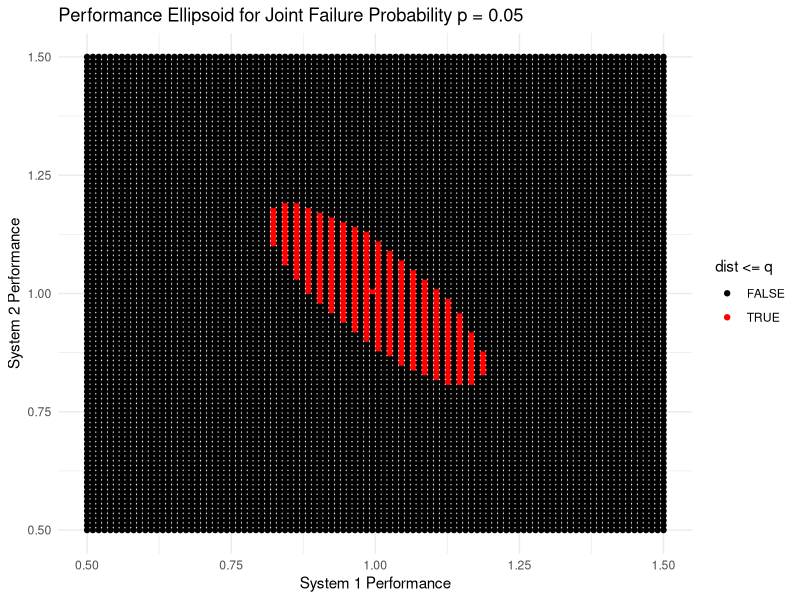

Reproduce this figure in R.

#' Method for obtaining the inverse cdf for a `univariate_dist` object.
#'
#' We use Newton's method to solve for the root of `cdf(x)(t) - p`.
#'
#' @param x The object to obtain the inverse cdf of.
#' @param ... Additional arguments to pass.
#' @export
inv_cdf.univariate_dist <- function(x, t0 = NULL, eps = 1e-3, ...) {
  # we assume that sup(x) is a contiguous interval
  if (is.null(t0)) {
      t0 <- sampler(x)(1)
  }
  stopifnot(has(Sx, t0))
  function(p, par = params(x), ...) {
    stopifnot(p >= 0 && p <= 1)

    par <- params(x, par)
    Sx <- sup(x, par, ...)
    Fx <- cdf(x, par, ...)
    fx <- density(x, par, ...)

    t1 <- NULL
    repeat {
      alpha <- 1
      repeat
      {
        t1 <- t0 - alpha * (Fx(t0, ...) - p) / fx(t0, ...)
        print(t1)
        if (has(Sx, t1)) {
          break
        }
        alpha <- alpha / 2
      }
      if (abs(t1 - t0) < eps) {
        break
      }
      t0 <- t1
    }
    t1
  }
}

#' Method for obtaining the inverse cdf of an `mvn` object.
#' @param x The object to obtain the inverse cdf of
#' @param ... Additional arguments to pass (not used)
#' @return A function that computes the inverse cdf of the `mvn` distribution, but
#' the quantile produced is the statistical distance (Mahalonbis distance) that
#' defines the surface of the smallest ellipsoid containing `p` probability mass.
#' @importFrom mvtnorm qmvnorm
#' @export
inv_cdf.mvn <- function(x, ...) {
    function(p, mu = x$mu, sigma = x$sigma, log.p = FALSE, ...) {
        q <- qmvnorm(p, mean = mu, sigma = sigma, tail = "lower.tail", ...)
        if (q$message != "Normal Completion") {
            warning(q$message)
        }
        if (log.p) {
            return(log(q$quantile))
        } else {
            return(q$quantile)
        }
    }
}



# Load required libraries
library(mvtnorm)
library(ggplot2)

# Assume we have 2 correlated systems, with given means and covariance matrix
means <- c(1, 1)
cov_mat <- matrix(c(1, 0.8, 0.8, 1), ncol = 2)

# We want to find the combined performance threshold such that the joint failure probability is 0.05
p <- 0.1
q <- qmvnorm(p = p, mean = means, sigma = cov_mat)

# Generate a grid of points
x <- seq(.5, 1.5, length.out = 100)
y <- seq(.5, 1.5, length.out = 100)
grid <- expand.grid(x = x, y = y)

# For each point in the grid, calculate its Mahalanobis distance from the mean
mahalanobis_distances <- mahalanobis(x = grid, center = means, cov = solve(cov_mat))

# Create a data frame with the grid points and their Mahalanobis distances
grid$dist <- mahalanobis_distances

# Plot the points in the grid, coloring points inside the ellipsoid differently
ggplot(grid, aes(x = x, y = y, color = dist <= q)) +
  geom_point() +
  scale_color_manual(values = c("TRUE" = "red", "FALSE" = "black")) +
  labs(x = "System 1 Performance", y = "System 2 Performance", 
       title = "Performance Ellipsoid for Joint Failure Probability p = 0.05") +
  theme_minimal()









#' This is the expectation of a function `g` with respect to an
#' normal distribution `x`.
#'
#' @param x The disrtibution object.
#' @param g The function to take the expectation of.
#' @param ... Additional arguments to pass into `g`
#' @importFrom stats integrate
expectation.normal <- function(x, g, ...) {

  stopifnot(is.function(g))
  f <- density(x)
  integrate(function(t) g(t, ...) * f(t), -Inf, Inf)
}




















#' Computes the variance-covariance matrix of a distribution-like object.
#'
#' @param x the distribution-like object to compute the variance-covariance
#' @export
vcov <- function(x) {
    UseMethod("vcov", x)
}

#' Computes the stadnard deviation of a distribution-like object.
#'
#' @param x the distribution-like object to compute the sd of
#' @export
sd <- function(x) {
    UseMethod("sd", x)
}
